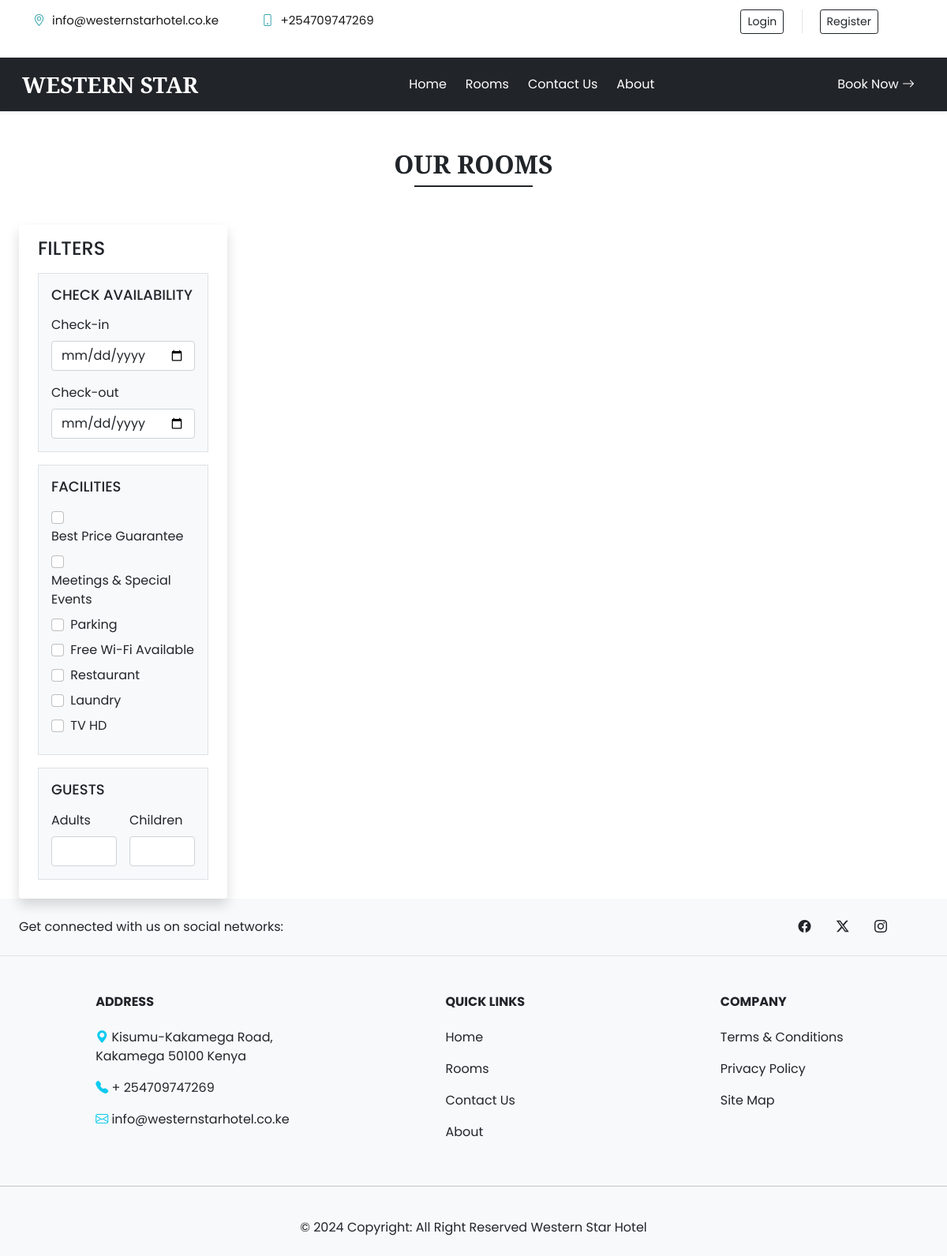
The page /rooms.php on the database its author committed.
### tables this page shows
CREATE TABLE `contact_details` (
  `sr_no` int(11) NOT NULL,
  `address` varchar(50) NOT NULL,
  `gmap` varchar(100) NOT NULL,
  `pn1` bigint(20) NOT NULL,
  `pn2` bigint(20) NOT NULL,
  `email` varchar(100) NOT NULL,
  `fb` varchar(100) NOT NULL,
  `insta` varchar(100) NOT NULL,
  `tw` varchar(100) NOT NULL,
  `iframe` varchar(300) NOT NULL
);

CREATE TABLE `facilities` (
  `id` int(11) NOT NULL,
  `icon` varchar(100) NOT NULL,
  `name` varchar(50) NOT NULL,
  `description` varchar(250) NOT NULL
);

### admin/inc/db_config.php (called while the page is built, shortened)
<?php
    function selectAll($table)
    {
        $con = $GLOBALS['con'];
        $res = mysqli_query($con,"SELECT * FROM $table");
        return $res;
    }
    function select($sql,$values,$datatypes)
    {
        $con = $GLOBALS['con'];
        if($stmt = mysqli_prepare($con,$sql))
        {
            mysqli_stmt_bind_param($stmt,$datatypes,...$values);
            if(mysqli_stmt_execute($stmt)){
                $res = mysqli_stmt_get_result($stmt);
                return $res;
            }
            else{
                mysqli_stmt_close($stmt);
                die("Query cannot be executed - Select");
            }
        }
        else{
            die("Query cannot be prepared - Select");
        }
    }
?>

### rooms.php (the view, shortened to what this page needs)
<!DOCTYPE html>
<html lang="en">
<head>
    <?php require('inc/links.php'); ?>
</head>
<body>
    <?php
        require('inc/header.php');
        $checkin_default="";
        $checkout_default="";
        $adult_default="";
        $children_default="";
    ?>
    <div class="my-5 px-4">
        <h2 class="fw-bold text-center p-font">OUR ROOMS</h2>
        <div class="h-line bg-dark"></div>
    </div>
    <div class="container-fluid">
        <div class="row">
            <div class="col-lg-3 col-md-12 mb-lg-0 mb-4 ps-4">
                <nav class="navbar navbar-expand-lg navbar-light bg-white rounded shadow">
                    <div class="container-fluid flex-lg-column align-items-stretch">
                        <h4 class="mt-2">FILTERS</h4>
                        <div class="collapse navbar-collapse flex-column align-items-stretch mt-2" id="filterDropdown">
                            <div class="border bg-light p-3 rounded-0 mb-3">
                                <h5 class="d-flex align-items-center justify-content-between mb-3" style="font-size: 18px;">
                                    <span>CHECK AVAILABILITY</span>
                                </h5>
                                <label class="form-label">Check-in</label>
                                <input type="date" class="form-control shadow-none mb-3" value="<?php echo $checkin_default ?>" id="checkin" onchange="chk_avail_filter()">
                                <label class="form-label">Check-out</label>
                                <input type="date" class="form-control shadow-none" value="<?php echo $checkout_default ?>" id="checkout" onchange="chk_avail_filter()">
                            </div>
                            <div class="border bg-light p-3 rounded-0 mb-3">
                                <h5 class="d-flex align-items-center justify-content-between mb-3" style="font-size: 18px;">
                                    <span>FACILITIES</span>
                                </h5>
                                <?php
                                    $facilities_q = selectAll('facilities');
                                    while ($row = mysqli_fetch_assoc($facilities_q))
                                    {
                                        echo<<<facilities
                                        <div class="mb-2">
                                            <input type="checkbox" onclick="fetch_rooms()" name="facilities" value="$row[id]" class="form-check-input shadow-none me-1" id="$row[id]">
                                            <label class="form-check-label" for="$row[id]">$row[name]</label>
                                        </div>
                                        facilities;
                                    }
                                ?>
                            </div>
                            <div class="border bg-light p-3 rounded-0 mb-3">
                                <h5 class="d-flex align-items-center justify-content-between mb-3" style="font-size: 18px;">
                                    <span>GUESTS</span>
                                </h5>
                                <div class="d-flex">
                                    <div class="me-3">
                                        <label class="form-label">Adults</label>
                                        <input type="number" min="1" id="adults" value="<?php echo $adult_default ?>" oninput="guests_filter()" class="form-control shadow-none">
                                    </div>
                                    <div>
                                        <label class="form-label">Children</label>
                                        <input type="number" min="1" id="children" value="<?php echo $children_default ?>" oninput="guests_filter()" class="form-control shadow-none">
                                    </div>
                                </div>
                            </div>
                        </div>
                    </div>
                </nav>
            </div>
            <div class="col-lg-9 col-md-12 px-4" id="rooms-data"></div>
        </div>
    </div>
    <?php require('inc/footer.php'); ?>
</body>
</html>

### inc/header.php (shortened to what this page needs)
<section>
    <div class="header__top">
        <div class="container">
            <div class="row">
                <div class="col-lg-7">
                    <ul class="header__top__widget">
                        <li><span class="bi bi-geo-alt"></span> <?php echo $contact_r['email'] ?></li>
                        <li><span class="bi bi-phone"></span> +<?php echo $contact_r['pn1'] ?></li>
                    </ul>
                </div>
                <div class="col-lg-5">
                    <div class="header__top__right">
                        <div class="header__top__auth">
                            <ul>
                                <?php
                                    if (isset($_SESSION['login']) && $_SESSION['login'] == true) {
                                        echo <<<data
                                            <li>
                                                <div class="btn-group">
                                                    <button type="button" class="btn btn-outline-dark shadow-none dropdown-toggle" data-bs-toggle="dropdown" data-bs-display="static" aria-expanded="false">
                                                        $_SESSION[uName]
                                                    </button>
                                                    <ul class="dropdown-menu dropdown-menu-lg-end">
                                                        <li><a class="dropdown-item" href="profile.php">Profile</a></li>
                                                        <li><a class="dropdown-item" href="bookings.php">Bookings</a></li>
                                                        <li><a class="dropdown-item" href="logout.php">Logout</a></li>
                                                    </ul>
                                                </div>
                                            </li>
                                        data;
                                    } else {
                                        echo <<<data
                                            <li>
                                                <button type="button" class="btn btn-outline-dark btn-sm shadow-none me-lg-3 me-2" data-bs-toggle="modal" data-bs-target="#loginModal">
                                                    Login
                                                </button>
                                            </li>
                                            <li>
                                                <button type="button" class="btn btn-outline-dark btn-sm shadow-none" data-bs-toggle="modal" data-bs-target="#registerModal">
                                                    Register
                                                </button>
                                            </li>
                                        data;
                                    }
                                ?>
                            </ul>
                        </div>
                    </div>
                </div>
            </div>
        </div>
    </div>
</section>
<nav id="nav-bar" class="navbar navbar-expand-lg navbar-light bg-dark px-lg-3 py-lg-2 shadow-sm sticky-top">
    <div class="container-fluid">
        <a class="navbar-brand me-5 fw-bold fs-3 p-font text-white" href="index.php">WESTERN STAR</a>
        <div class="collapse navbar-collapse" id="navbarSupportedContent">
            <ul class="navbar-nav mx-auto mb-2 mb-lg-0">
                <li class="nav-item">
                <a class="nav-link me-2 text-white" href="index.php">Home</a>
                </li>
                <li class="nav-item">
                <a class="nav-link me-2 text-white" href="rooms.php">Rooms</a>
                </li>
                <li class="nav-item">
                <a class="nav-link me-2 text-white" href="contact.php">Contact Us</a>
                </li>
                <li class="nav-item">
                <a class="nav-link text-white" href="about.php">About</a>
                </li>
            </ul>
            <div class="d-flex">
                <a href="rooms.php" class="btn btn-md custom-bg text-white btn-outline-dark rounded-0 shadow-none">Book Now <i class="bi bi-arrow-right"></i></a>
            </div>
        </div>
    </div>
</nav>

### inc/footer.php (shortened to what this page needs)
<div>
    <footer class="text-center text-lg-start bg-body-tertiary text-dark bg-light">
        <section class="d-flex justify-content-center justify-content-lg-between p-4 border-bottom">
            <div class="me-5 d-none d-lg-block">
                <span>Get connected with us on social networks:</span>
            </div>
            <div>
                <a href="<?php echo $contact_r['fb'] ?>" class="me-4 text-reset">
                    <i class="bi bi-facebook me-1"></i>
                </a>
                <a href="<?php echo $contact_r['tw'] ?>" class="me-4 text-reset">
                    <i class="bi bi-twitter-x me-1"></i>
                </a>
                <a href="<?php echo $contact_r['insta'] ?>" class="me-5 text-reset">
                    <i class="bi bi-instagram me-1"></i>
                </a>
            </div>
        </section>
        <section class="">
            <div class="container text-center text-md-start mt-5">
                <div class="row mt-3">
                    <div class="col-md-4 col-lg-3 col-xl-3 mx-auto mb-md-0 mb-4">
                        <h6 class="text-uppercase fw-bold mb-4">Address</h6>
                        <p><i class="bi bi-geo-alt-fill text-info"></i> <?php echo $contact_r['address'] ?></p>
                        <p><i class="bi bi-telephone-fill text-info"></i> + <?php echo $contact_r['pn1'] ?></p>
                        <p><i class="bi bi-envelope text-info"></i> <?php echo $contact_r['email'] ?></p>
                    </div>
                    <div class="col-md-2 col-lg-2 col-xl-2 mx-auto mb-4">
                        <h6 class="text-uppercase fw-bold mb-4">
                            Quick Links
                        </h6>
                        <p>
                            <a href="index.php" class="text-dark">Home</a>
                        </p>
                        <p>
                            <a href="rooms.php" class="text-dark">Rooms</a>
                        </p>
                        <p>
                            <a href="contact.php" class="text-dark">Contact Us</a>
                        </p>
                        <p>
                            <a href="about.php" class="text-dark">About</a>
                        </p>
                    </div>
                    <div class="col-md-3 col-lg-2 col-xl-2 mx-auto mb-4">
                        <h6 class="text-uppercase fw-bold mb-4">
                            Company
                        </h6>
                        <p>
                            <a href="#!" class="text-dark">Terms & Conditions</a>
                        </p>
                        <p>
                            <a href="#!" class="text-dark">Privacy Policy</a>
                        </p>
                        <p>
                            <a href="#!" class="text-dark">Site Map</a>
                        </p>
                    </div>
                </div>
            </div>
        </section>
        <hr class="my-3">
        <div class="text-center p-4" >
            © 2024 Copyright: All Right Reserved Western Star Hotel
        </div>
    </footer>
</div>

### css/common.css (style rules this page uses)
:root { --teal: #2EA1AC; --teal_hover: #279E8C; }
* { font-family: 'Poppins', sans-serif; }
.p-font { font-family: "Playfair Display", serif; }
.custom-bg { background-color: var(--teal); border: 1px solid var(--teal); }
.h-line { width: 150px; margin: 0 auto; height: 1.7px; }
a { color: #242424; text-decoration: none; }
.header__top__widget { padding: 14px 0 12px; }
.header__top__widget li { font-size: 15px; color: #19191A; display: inline-block; margin-right: 50px; list-style: none; }
.header__top__widget li:last-child { margin-right: 0; }
.header__top__widget li span { color: #2EA1AC; margin-right: 5px; }
.header__top__right { text-align: right; }
.header__top__auth { display: inline-block; margin-right: 45px; padding: 12px 0 14px; }
.header__top__auth ul li { display: inline-block; list-style: none; margin-right: 25px; position: relative; }
.header__top__auth ul li:last-child { margin-right: 0; }
.header__top__auth ul li:last-child::after { display: none; }
.header__top__auth ul li::after { position: absolute; right: -8px; top: 0; width: 1px; height: 30px; background: #e5e5e5; content: ""; }

### rows shown on the page
contact_details: email "info@westernstarhotel.co.ke", pn1 "254709747269", address "Kisumu-Kakamega Road, Kakamega 50100 Kenya"
facilities: name "Best Price Guarantee"
facilities: name "Meetings & Special Events"
facilities: name "Parking"
facilities: name "Free Wi-Fi Available"
facilities: name "Restaurant"
facilities: name "Laundry"
facilities: name "TV HD"
